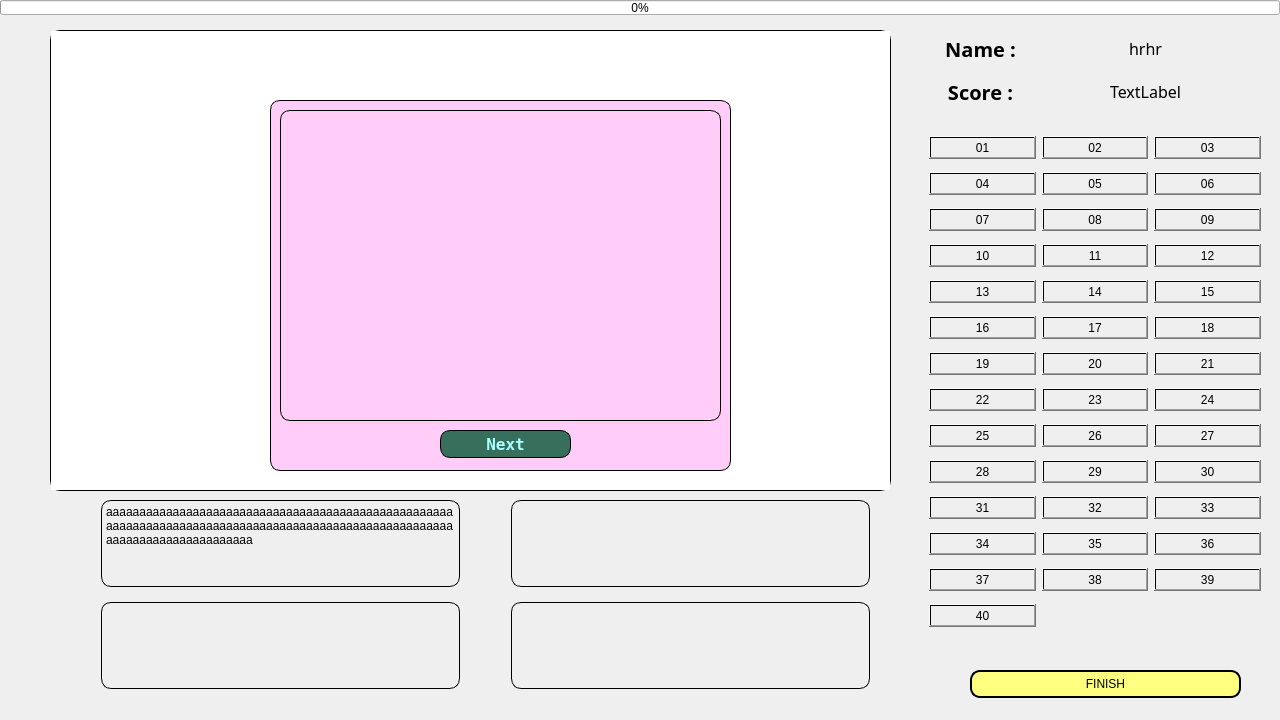
<?xml version="1.0" encoding="UTF-8"?>
<ui version="4.0">
 <class>DoExam</class>
 <widget class="QDialog" name="DoExam">
  <property name="geometry">
   <rect>
    <x>0</x>
    <y>0</y>
    <width>1280</width>
    <height>720</height>
   </rect>
  </property>
  <property name="minimumSize">
   <size>
    <width>1280</width>
    <height>720</height>
   </size>
  </property>
  <property name="maximumSize">
   <size>
    <width>1280</width>
    <height>720</height>
   </size>
  </property>
  <property name="windowTitle">
   <string>Dialog</string>
  </property>
  <widget class="QScrollArea" name="scrollArea">
   <property name="geometry">
    <rect>
     <x>920</x>
     <y>120</y>
     <width>350</width>
     <height>531</height>
    </rect>
   </property>
   <property name="minimumSize">
    <size>
     <width>350</width>
     <height>0</height>
    </size>
   </property>
   <property name="maximumSize">
    <size>
     <width>500</width>
     <height>16777215</height>
    </size>
   </property>
   <property name="styleSheet">
    <string notr="true">
background-color: qradialgradient(spread:pad, cx:0.5, cy:0.5, radius:0.5, fx:0.5, fy:0.5, stop:0 rgba(0, 0, 0, 0), stop:1 rgba(0, 0, 0, 0));</string>
   </property>
   <property name="frameShape">
    <enum>QFrame::NoFrame</enum>
   </property>
   <property name="frameShadow">
    <enum>QFrame::Plain</enum>
   </property>
   <property name="widgetResizable">
    <bool>true</bool>
   </property>
   <widget class="QWidget" name="scrollAreaWidgetContents">
    <property name="geometry">
     <rect>
      <x>0</x>
      <y>0</y>
      <width>350</width>
      <height>531</height>
     </rect>
    </property>
    <layout class="QGridLayout" name="gridLayout">
     <item row="12" column="0">
      <widget class="QPushButton" name="cau37">
       <property name="styleSheet">
        <string notr="true"/>
       </property>
       <property name="text">
        <string>37</string>
       </property>
      </widget>
     </item>
     <item row="7" column="0">
      <widget class="QPushButton" name="cau22">
       <property name="styleSheet">
        <string notr="true"/>
       </property>
       <property name="text">
        <string>22</string>
       </property>
      </widget>
     </item>
     <item row="9" column="1">
      <widget class="QPushButton" name="cau29">
       <property name="styleSheet">
        <string notr="true"/>
       </property>
       <property name="text">
        <string>29</string>
       </property>
      </widget>
     </item>
     <item row="4" column="1">
      <widget class="QPushButton" name="cau14">
       <property name="styleSheet">
        <string notr="true"/>
       </property>
       <property name="text">
        <string>14</string>
       </property>
      </widget>
     </item>
     <item row="3" column="0">
      <widget class="QPushButton" name="cau10">
       <property name="styleSheet">
        <string notr="true">width: 10px;
</string>
       </property>
       <property name="text">
        <string>10</string>
       </property>
      </widget>
     </item>
     <item row="5" column="2">
      <widget class="QPushButton" name="cau18">
       <property name="styleSheet">
        <string notr="true"/>
       </property>
       <property name="text">
        <string>18</string>
       </property>
      </widget>
     </item>
     <item row="6" column="0">
      <widget class="QPushButton" name="cau19">
       <property name="styleSheet">
        <string notr="true"/>
       </property>
       <property name="text">
        <string>19</string>
       </property>
      </widget>
     </item>
     <item row="8" column="1">
      <widget class="QPushButton" name="cau26">
       <property name="styleSheet">
        <string notr="true"/>
       </property>
       <property name="text">
        <string>26</string>
       </property>
      </widget>
     </item>
     <item row="9" column="0">
      <widget class="QPushButton" name="cau28">
       <property name="styleSheet">
        <string notr="true"/>
       </property>
       <property name="text">
        <string>28</string>
       </property>
      </widget>
     </item>
     <item row="0" column="1">
      <widget class="QPushButton" name="cau2">
       <property name="text">
        <string>02</string>
       </property>
      </widget>
     </item>
     <item row="0" column="0">
      <widget class="QPushButton" name="cau1">
       <property name="autoFillBackground">
        <bool>false</bool>
       </property>
       <property name="styleSheet">
        <string notr="true"/>
       </property>
       <property name="text">
        <string>01</string>
       </property>
       <property name="autoDefault">
        <bool>false</bool>
       </property>
      </widget>
     </item>
     <item row="6" column="2">
      <widget class="QPushButton" name="cau21">
       <property name="styleSheet">
        <string notr="true"/>
       </property>
       <property name="text">
        <string>21</string>
       </property>
      </widget>
     </item>
     <item row="7" column="2">
      <widget class="QPushButton" name="cau24">
       <property name="styleSheet">
        <string notr="true"/>
       </property>
       <property name="text">
        <string>24</string>
       </property>
      </widget>
     </item>
     <item row="11" column="0">
      <widget class="QPushButton" name="cau34">
       <property name="styleSheet">
        <string notr="true"/>
       </property>
       <property name="text">
        <string>34</string>
       </property>
      </widget>
     </item>
     <item row="5" column="1">
      <widget class="QPushButton" name="cau17">
       <property name="styleSheet">
        <string notr="true"/>
       </property>
       <property name="text">
        <string>17</string>
       </property>
      </widget>
     </item>
     <item row="2" column="2">
      <widget class="QPushButton" name="cau9">
       <property name="styleSheet">
        <string notr="true">width: 10px;
</string>
       </property>
       <property name="text">
        <string>09</string>
       </property>
      </widget>
     </item>
     <item row="6" column="1">
      <widget class="QPushButton" name="cau20">
       <property name="styleSheet">
        <string notr="true"/>
       </property>
       <property name="text">
        <string>20</string>
       </property>
      </widget>
     </item>
     <item row="2" column="0">
      <widget class="QPushButton" name="cau7">
       <property name="styleSheet">
        <string notr="true"/>
       </property>
       <property name="text">
        <string>07</string>
       </property>
      </widget>
     </item>
     <item row="7" column="1">
      <widget class="QPushButton" name="cau23">
       <property name="styleSheet">
        <string notr="true"/>
       </property>
       <property name="text">
        <string>23</string>
       </property>
      </widget>
     </item>
     <item row="9" column="2">
      <widget class="QPushButton" name="cau30">
       <property name="styleSheet">
        <string notr="true"/>
       </property>
       <property name="text">
        <string>30</string>
       </property>
      </widget>
     </item>
     <item row="3" column="2">
      <widget class="QPushButton" name="cau12">
       <property name="styleSheet">
        <string notr="true">width: 10px;
</string>
       </property>
       <property name="text">
        <string>12</string>
       </property>
      </widget>
     </item>
     <item row="3" column="1">
      <widget class="QPushButton" name="cau11">
       <property name="styleSheet">
        <string notr="true">width: 10px;
</string>
       </property>
       <property name="text">
        <string>11</string>
       </property>
      </widget>
     </item>
     <item row="11" column="1">
      <widget class="QPushButton" name="cau35">
       <property name="styleSheet">
        <string notr="true"/>
       </property>
       <property name="text">
        <string>35</string>
       </property>
      </widget>
     </item>
     <item row="8" column="0">
      <widget class="QPushButton" name="cau25">
       <property name="styleSheet">
        <string notr="true"/>
       </property>
       <property name="text">
        <string>25</string>
       </property>
      </widget>
     </item>
     <item row="10" column="2">
      <widget class="QPushButton" name="cau33">
       <property name="styleSheet">
        <string notr="true"/>
       </property>
       <property name="text">
        <string>33</string>
       </property>
      </widget>
     </item>
     <item row="10" column="1">
      <widget class="QPushButton" name="cau32">
       <property name="styleSheet">
        <string notr="true"/>
       </property>
       <property name="text">
        <string>32</string>
       </property>
      </widget>
     </item>
     <item row="1" column="2">
      <widget class="QPushButton" name="cau6">
       <property name="styleSheet">
        <string notr="true">width: 10px;
</string>
       </property>
       <property name="text">
        <string>06</string>
       </property>
      </widget>
     </item>
     <item row="8" column="2">
      <widget class="QPushButton" name="cau27">
       <property name="styleSheet">
        <string notr="true"/>
       </property>
       <property name="text">
        <string>27</string>
       </property>
      </widget>
     </item>
     <item row="10" column="0">
      <widget class="QPushButton" name="cau31">
       <property name="styleSheet">
        <string notr="true"/>
       </property>
       <property name="text">
        <string>31</string>
       </property>
      </widget>
     </item>
     <item row="4" column="2">
      <widget class="QPushButton" name="cau15">
       <property name="styleSheet">
        <string notr="true"/>
       </property>
       <property name="text">
        <string>15</string>
       </property>
      </widget>
     </item>
     <item row="5" column="0">
      <widget class="QPushButton" name="cau16">
       <property name="styleSheet">
        <string notr="true"/>
       </property>
       <property name="text">
        <string>16</string>
       </property>
      </widget>
     </item>
     <item row="2" column="1">
      <widget class="QPushButton" name="cau8">
       <property name="styleSheet">
        <string notr="true">width: 10px;
</string>
       </property>
       <property name="text">
        <string>08</string>
       </property>
      </widget>
     </item>
     <item row="4" column="0">
      <widget class="QPushButton" name="cau13">
       <property name="styleSheet">
        <string notr="true"/>
       </property>
       <property name="text">
        <string>13</string>
       </property>
      </widget>
     </item>
     <item row="1" column="1">
      <widget class="QPushButton" name="cau5">
       <property name="styleSheet">
        <string notr="true">width: 10px;
</string>
       </property>
       <property name="text">
        <string>05</string>
       </property>
      </widget>
     </item>
     <item row="12" column="1">
      <widget class="QPushButton" name="cau38">
       <property name="styleSheet">
        <string notr="true"/>
       </property>
       <property name="text">
        <string>38</string>
       </property>
      </widget>
     </item>
     <item row="11" column="2">
      <widget class="QPushButton" name="cau36">
       <property name="styleSheet">
        <string notr="true"/>
       </property>
       <property name="text">
        <string>36</string>
       </property>
      </widget>
     </item>
     <item row="1" column="0">
      <widget class="QPushButton" name="cau4">
       <property name="text">
        <string>04</string>
       </property>
      </widget>
     </item>
     <item row="0" column="2">
      <widget class="QPushButton" name="cau3">
       <property name="styleSheet">
        <string notr="true">width: 10px;
</string>
       </property>
       <property name="text">
        <string>03</string>
       </property>
      </widget>
     </item>
     <item row="12" column="2">
      <widget class="QPushButton" name="cau39">
       <property name="styleSheet">
        <string notr="true"/>
       </property>
       <property name="text">
        <string>39</string>
       </property>
      </widget>
     </item>
     <item row="13" column="0">
      <widget class="QPushButton" name="cau40">
       <property name="styleSheet">
        <string notr="true"/>
       </property>
       <property name="text">
        <string>40</string>
       </property>
      </widget>
     </item>
    </layout>
   </widget>
  </widget>
  <widget class="QPlainTextEdit" name="question">
   <property name="geometry">
    <rect>
     <x>50</x>
     <y>30</y>
     <width>841</width>
     <height>461</height>
    </rect>
   </property>
   <property name="font">
    <font>
     <family>System</family>
     <pointsize>10</pointsize>
     <weight>75</weight>
     <italic>false</italic>
     <bold>true</bold>
    </font>
   </property>
   <property name="styleSheet">
    <string notr="true">font: bold;
color: rgb(0, 0, 0);
border : solid;
border-width: 1px;
border-radius: 10px;
border-color: rgb(0, 0, 0);</string>
   </property>
   <property name="readOnly">
    <bool>true</bool>
   </property>
   <property name="plainText">
    <string/>
   </property>
   <property name="overwriteMode">
    <bool>false</bool>
   </property>
  </widget>
  <widget class="QProgressBar" name="time">
   <property name="geometry">
    <rect>
     <x>0</x>
     <y>0</y>
     <width>1280</width>
     <height>15</height>
    </rect>
   </property>
   <property name="maximum">
    <number>3600</number>
   </property>
   <property name="value">
    <number>0</number>
   </property>
  </widget>
  <widget class="QWidget" name="gridLayoutWidget_2">
   <property name="geometry">
    <rect>
     <x>100</x>
     <y>500</y>
     <width>771</width>
     <height>191</height>
    </rect>
   </property>
   <layout class="QGridLayout" name="gridLayout_4">
    <property name="horizontalSpacing">
     <number>50</number>
    </property>
    <property name="verticalSpacing">
     <number>15</number>
    </property>
    <item row="1" column="0">
     <widget class="QPlainTextEdit" name="textC">
      <property name="minimumSize">
       <size>
        <width>359</width>
        <height>87</height>
       </size>
      </property>
      <property name="maximumSize">
       <size>
        <width>359</width>
        <height>87</height>
       </size>
      </property>
      <property name="font">
       <font>
        <family>Tahoma</family>
        <pointsize>9</pointsize>
       </font>
      </property>
      <property name="styleSheet">
       <string notr="true">color: rgb(0, 0, 0);
background-color: rgb(239, 239, 239);
border : solid;
border-width: 1px;
border-radius: 10px;
border-color: rgb(0, 0, 0);</string>
      </property>
     </widget>
    </item>
    <item row="1" column="1">
     <widget class="QPlainTextEdit" name="textD">
      <property name="minimumSize">
       <size>
        <width>359</width>
        <height>87</height>
       </size>
      </property>
      <property name="maximumSize">
       <size>
        <width>359</width>
        <height>87</height>
       </size>
      </property>
      <property name="font">
       <font>
        <family>Tahoma</family>
        <pointsize>9</pointsize>
       </font>
      </property>
      <property name="styleSheet">
       <string notr="true">color: rgb(0, 0, 0);
background-color: rgb(239, 239, 239);
border : solid;
border-width: 1px;
border-radius: 10px;
border-color: rgb(0, 0, 0);</string>
      </property>
     </widget>
    </item>
    <item row="0" column="0">
     <widget class="QPlainTextEdit" name="textA">
      <property name="minimumSize">
       <size>
        <width>359</width>
        <height>87</height>
       </size>
      </property>
      <property name="maximumSize">
       <size>
        <width>359</width>
        <height>87</height>
       </size>
      </property>
      <property name="font">
       <font>
        <family>Tahoma</family>
        <pointsize>9</pointsize>
       </font>
      </property>
      <property name="styleSheet">
       <string notr="true">color: rgb(0, 0, 0);
border : solid;
border-width: 1px;
border-radius: 10px;
border-color: rgb(0, 0, 0);
background-color: rgb(239, 239, 239);</string>
      </property>
      <property name="readOnly">
       <bool>true</bool>
      </property>
      <property name="plainText">
       <string>aaaaaaaaaaaaaaaaaaaaaaaaaaaaaaaaaaaaaaaaaaaaaaaaaaaaaaaaaaaaaaaaaaaaaaaaaaaaaaaaaaaaaaaaaaaaaaaaaaaaaaaaaaaaaaaaaaaaaaaaaaaaaa</string>
      </property>
     </widget>
    </item>
    <item row="0" column="1">
     <widget class="QPlainTextEdit" name="textB">
      <property name="minimumSize">
       <size>
        <width>359</width>
        <height>87</height>
       </size>
      </property>
      <property name="maximumSize">
       <size>
        <width>359</width>
        <height>87</height>
       </size>
      </property>
      <property name="font">
       <font>
        <family>Tahoma</family>
        <pointsize>9</pointsize>
       </font>
      </property>
      <property name="styleSheet">
       <string notr="true">color: rgb(0, 0, 0);
background-color: rgb(239, 239, 239);
border : solid;
border-width: 1px;
border-radius: 10px;
border-color: rgb(0, 0, 0);</string>
      </property>
     </widget>
    </item>
   </layout>
   <zorder>textA</zorder>
   <zorder>textC</zorder>
   <zorder>textD</zorder>
   <zorder>textB</zorder>
  </widget>
  <widget class="QWidget" name="gridLayoutWidget">
   <property name="geometry">
    <rect>
     <x>100</x>
     <y>500</y>
     <width>770</width>
     <height>191</height>
    </rect>
   </property>
   <layout class="QGridLayout" name="gridLayout_2">
    <property name="horizontalSpacing">
     <number>50</number>
    </property>
    <property name="verticalSpacing">
     <number>15</number>
    </property>
    <item row="1" column="1">
     <widget class="QPushButton" name="answerD">
      <property name="sizePolicy">
       <sizepolicy hsizetype="Minimum" vsizetype="MinimumExpanding">
        <horstretch>0</horstretch>
        <verstretch>0</verstretch>
       </sizepolicy>
      </property>
      <property name="minimumSize">
       <size>
        <width>359</width>
        <height>87</height>
       </size>
      </property>
      <property name="maximumSize">
       <size>
        <width>359</width>
        <height>87</height>
       </size>
      </property>
      <property name="styleSheet">
       <string notr="true">background-color: qradialgradient(spread:pad, cx:0.5, cy:0.5, radius:0.5, fx:0.5, fy:0.5, stop:0 rgba(0, 0, 0, 0), stop:1 rgba(0, 0, 0, 0));
border : none;
border-width: 1px;
border-radius: 10px;
border-color: rgb(0, 0, 0);
color: rgb(0, 0, 0);</string>
      </property>
      <property name="text">
       <string/>
      </property>
     </widget>
    </item>
    <item row="0" column="0">
     <widget class="QPushButton" name="answerA">
      <property name="sizePolicy">
       <sizepolicy hsizetype="Minimum" vsizetype="MinimumExpanding">
        <horstretch>0</horstretch>
        <verstretch>0</verstretch>
       </sizepolicy>
      </property>
      <property name="minimumSize">
       <size>
        <width>359</width>
        <height>87</height>
       </size>
      </property>
      <property name="maximumSize">
       <size>
        <width>359</width>
        <height>87</height>
       </size>
      </property>
      <property name="styleSheet">
       <string notr="true">background-color: qradialgradient(spread:pad, cx:0.5, cy:0.5, radius:0.5, fx:0.5, fy:0.5, stop:0 rgba(0, 0, 0, 0), stop:1 rgba(0, 0, 0, 0));
border : none;
color: rgb(0, 0, 0);</string>
      </property>
      <property name="text">
       <string/>
      </property>
     </widget>
    </item>
    <item row="0" column="1">
     <widget class="QPushButton" name="answerB">
      <property name="sizePolicy">
       <sizepolicy hsizetype="Minimum" vsizetype="MinimumExpanding">
        <horstretch>0</horstretch>
        <verstretch>0</verstretch>
       </sizepolicy>
      </property>
      <property name="minimumSize">
       <size>
        <width>359</width>
        <height>87</height>
       </size>
      </property>
      <property name="maximumSize">
       <size>
        <width>359</width>
        <height>87</height>
       </size>
      </property>
      <property name="font">
       <font>
        <family>Tahoma</family>
        <pointsize>9</pointsize>
       </font>
      </property>
      <property name="styleSheet">
       <string notr="true">background-color: qradialgradient(spread:pad, cx:0.5, cy:0.5, radius:0.5, fx:0.5, fy:0.5, stop:0 rgba(0, 0, 0, 0), stop:1 rgba(0, 0, 0, 0));
color: rgb(0, 0, 0);
border :none;
border-color: rgb(0, 0, 0);</string>
      </property>
      <property name="text">
       <string/>
      </property>
      <property name="autoRepeat">
       <bool>false</bool>
      </property>
      <property name="autoExclusive">
       <bool>false</bool>
      </property>
      <property name="autoDefault">
       <bool>true</bool>
      </property>
      <property name="default">
       <bool>false</bool>
      </property>
      <property name="flat">
       <bool>false</bool>
      </property>
     </widget>
    </item>
    <item row="1" column="0">
     <widget class="QPushButton" name="answerC">
      <property name="sizePolicy">
       <sizepolicy hsizetype="Minimum" vsizetype="MinimumExpanding">
        <horstretch>0</horstretch>
        <verstretch>0</verstretch>
       </sizepolicy>
      </property>
      <property name="minimumSize">
       <size>
        <width>359</width>
        <height>87</height>
       </size>
      </property>
      <property name="maximumSize">
       <size>
        <width>359</width>
        <height>87</height>
       </size>
      </property>
      <property name="styleSheet">
       <string notr="true">background-color: qradialgradient(spread:pad, cx:0.5, cy:0.5, radius:0.5, fx:0.5, fy:0.5, stop:0 rgba(0, 0, 0, 0), stop:1 rgba(0, 0, 0, 0));
border : none;
color: rgb(0, 0, 0);</string>
      </property>
      <property name="text">
       <string/>
      </property>
     </widget>
    </item>
   </layout>
  </widget>
  <widget class="QWidget" name="verticalLayoutWidget">
   <property name="geometry">
    <rect>
     <x>930</x>
     <y>30</y>
     <width>101</width>
     <height>80</height>
    </rect>
   </property>
   <layout class="QVBoxLayout" name="verticalLayout">
    <item>
     <widget class="QLabel" name="label">
      <property name="font">
       <font>
        <family>Script MT Bold</family>
        <pointsize>15</pointsize>
        <weight>75</weight>
        <bold>true</bold>
       </font>
      </property>
      <property name="text">
       <string>Name :</string>
      </property>
      <property name="alignment">
       <set>Qt::AlignCenter</set>
      </property>
     </widget>
    </item>
    <item>
     <widget class="QLabel" name="label_2">
      <property name="font">
       <font>
        <family>Script MT Bold</family>
        <pointsize>15</pointsize>
        <weight>75</weight>
        <bold>true</bold>
       </font>
      </property>
      <property name="text">
       <string>Score :</string>
      </property>
      <property name="alignment">
       <set>Qt::AlignCenter</set>
      </property>
     </widget>
    </item>
   </layout>
  </widget>
  <widget class="QWidget" name="verticalLayoutWidget_2">
   <property name="geometry">
    <rect>
     <x>1050</x>
     <y>30</y>
     <width>191</width>
     <height>80</height>
    </rect>
   </property>
   <layout class="QVBoxLayout" name="verticalLayout_2">
    <item>
     <widget class="QLabel" name="name">
      <property name="font">
       <font>
        <family>Sitka Small</family>
        <pointsize>12</pointsize>
        <weight>50</weight>
        <bold>false</bold>
       </font>
      </property>
      <property name="text">
       <string>hrhr</string>
      </property>
      <property name="alignment">
       <set>Qt::AlignCenter</set>
      </property>
     </widget>
    </item>
    <item>
     <widget class="QLabel" name="score">
      <property name="font">
       <font>
        <family>Sitka Small</family>
        <pointsize>12</pointsize>
       </font>
      </property>
      <property name="text">
       <string>TextLabel</string>
      </property>
      <property name="alignment">
       <set>Qt::AlignCenter</set>
      </property>
     </widget>
    </item>
   </layout>
  </widget>
  <widget class="QPushButton" name="pushButton">
   <property name="geometry">
    <rect>
     <x>970</x>
     <y>670</y>
     <width>271</width>
     <height>28</height>
    </rect>
   </property>
   <property name="styleSheet">
    <string notr="true">background-color: qradialgradient(spread:pad, cx:0.5, cy:0.5, radius:0.5, fx:0.5, fy:0.5, stop:1 rgba(255, 255, 127, 255));
border: solid;
border-width: 2px;
border-color:black;
border-radius: 10px;</string>
   </property>
   <property name="text">
    <string>FINISH</string>
   </property>
   <property name="autoDefault">
    <bool>false</bool>
   </property>
   <property name="default">
    <bool>true</bool>
   </property>
   <property name="flat">
    <bool>false</bool>
   </property>
  </widget>
  <widget class="QFrame" name="frame">
   <property name="geometry">
    <rect>
     <x>270</x>
     <y>100</y>
     <width>461</width>
     <height>371</height>
    </rect>
   </property>
   <property name="styleSheet">
    <string notr="true">background-color: rgb(255, 205, 248);
border : solid;
border-width: 1px;
border-radius: 10px;
border-color: rgb(0, 0, 0);</string>
   </property>
   <property name="frameShape">
    <enum>QFrame::Box</enum>
   </property>
   <property name="frameShadow">
    <enum>QFrame::Sunken</enum>
   </property>
   <widget class="QLabel" name="label_3">
    <property name="geometry">
     <rect>
      <x>10</x>
      <y>10</y>
      <width>441</width>
      <height>311</height>
     </rect>
    </property>
    <property name="text">
     <string/>
    </property>
    <property name="pixmap">
     <pixmap resource="img.qrc">:/new/image/img/preview.jpg</pixmap>
    </property>
    <property name="scaledContents">
     <bool>true</bool>
    </property>
   </widget>
   <widget class="QPushButton" name="next">
    <property name="geometry">
     <rect>
      <x>170</x>
      <y>330</y>
      <width>131</width>
      <height>28</height>
     </rect>
    </property>
    <property name="font">
     <font>
      <family>NSimSun</family>
      <pointsize>12</pointsize>
      <weight>75</weight>
      <bold>true</bold>
     </font>
    </property>
    <property name="styleSheet">
     <string notr="true">background-color: qlineargradient(spread:pad, x1:1, y1:1, x2:1, y2:1, stop:1 rgba(0, 85, 50, 200));
color: rgb(170, 255, 255);</string>
    </property>
    <property name="text">
     <string>Next</string>
    </property>
   </widget>
  </widget>
  <widget class="QLabel" name="label_4">
   <property name="geometry">
    <rect>
     <x>0</x>
     <y>0</y>
     <width>1280</width>
     <height>720</height>
    </rect>
   </property>
   <property name="text">
    <string/>
   </property>
   <property name="pixmap">
    <pixmap resource="img.qrc">:/new/image/img/pink.jpg</pixmap>
   </property>
  </widget>
  <zorder>label_4</zorder>
  <zorder>scrollArea</zorder>
  <zorder>question</zorder>
  <zorder>time</zorder>
  <zorder>gridLayoutWidget_2</zorder>
  <zorder>gridLayoutWidget</zorder>
  <zorder>verticalLayoutWidget</zorder>
  <zorder>verticalLayoutWidget_2</zorder>
  <zorder>pushButton</zorder>
  <zorder>frame</zorder>
 </widget>
 <resources>
  <include location="img.qrc"/>
 </resources>
 <connections/>
</ui>
